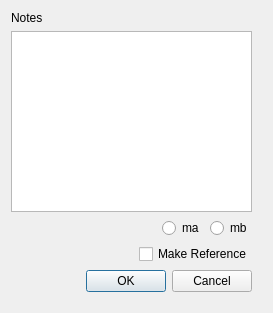
<?xml version="1.0" encoding="UTF-8"?>
<ui version="4.0">
 <class>saveVersion_Dialog</class>
 <widget class="QDialog" name="saveVersion_Dialog">
  <property name="geometry">
   <rect>
    <x>0</x>
    <y>0</y>
    <width>273</width>
    <height>313</height>
   </rect>
  </property>
  <property name="windowTitle">
   <string notr="true">Save Version</string>
  </property>
  <property name="toolTip">
   <string notr="true"/>
  </property>
  <property name="statusTip">
   <string notr="true"/>
  </property>
  <property name="whatsThis">
   <string notr="true"/>
  </property>
  <property name="accessibleName">
   <string notr="true"/>
  </property>
  <property name="accessibleDescription">
   <string notr="true"/>
  </property>
  <property name="windowFilePath">
   <string notr="true"/>
  </property>
  <layout class="QHBoxLayout" name="horizontalLayout">
   <item>
    <layout class="QVBoxLayout" name="right_verticalLayout">
     <property name="spacing">
      <number>6</number>
     </property>
     <property name="rightMargin">
      <number>10</number>
     </property>
     <property name="bottomMargin">
      <number>10</number>
     </property>
     <item>
      <widget class="QLabel" name="notes_label">
       <property name="toolTip">
        <string notr="true"/>
       </property>
       <property name="statusTip">
        <string notr="true"/>
       </property>
       <property name="whatsThis">
        <string notr="true"/>
       </property>
       <property name="accessibleName">
        <string notr="true"/>
       </property>
       <property name="accessibleDescription">
        <string notr="true"/>
       </property>
       <property name="text">
        <string notr="true">Notes</string>
       </property>
      </widget>
     </item>
     <item>
      <widget class="QPlainTextEdit" name="notes_plainTextEdit">
       <property name="toolTip">
        <string notr="true"/>
       </property>
       <property name="statusTip">
        <string notr="true"/>
       </property>
       <property name="whatsThis">
        <string notr="true"/>
       </property>
       <property name="accessibleName">
        <string notr="true"/>
       </property>
       <property name="accessibleDescription">
        <string notr="true"/>
       </property>
       <property name="frameShape">
        <enum>QFrame::StyledPanel</enum>
       </property>
      </widget>
     </item>
     <item>
      <layout class="QHBoxLayout" name="formats_horizontalLayout">
       <item>
        <spacer name="formats_horizontalSpacer">
         <property name="orientation">
          <enum>Qt::Horizontal</enum>
         </property>
         <property name="sizeHint" stdset="0">
          <size>
           <width>80</width>
           <height>20</height>
          </size>
         </property>
        </spacer>
       </item>
       <item>
        <widget class="QRadioButton" name="format1_radioButton">
         <property name="toolTip">
          <string notr="true"/>
         </property>
         <property name="statusTip">
          <string notr="true"/>
         </property>
         <property name="whatsThis">
          <string notr="true"/>
         </property>
         <property name="accessibleName">
          <string notr="true"/>
         </property>
         <property name="accessibleDescription">
          <string notr="true"/>
         </property>
         <property name="text">
          <string notr="true">ma</string>
         </property>
         <property name="shortcut">
          <string notr="true"/>
         </property>
        </widget>
       </item>
       <item>
        <widget class="QRadioButton" name="format2_radioButton">
         <property name="toolTip">
          <string notr="true"/>
         </property>
         <property name="statusTip">
          <string notr="true"/>
         </property>
         <property name="whatsThis">
          <string notr="true"/>
         </property>
         <property name="accessibleName">
          <string notr="true"/>
         </property>
         <property name="accessibleDescription">
          <string notr="true"/>
         </property>
         <property name="text">
          <string notr="true">mb</string>
         </property>
         <property name="shortcut">
          <string/>
         </property>
        </widget>
       </item>
      </layout>
     </item>
     <item>
      <layout class="QHBoxLayout" name="formats_horizontalLayout_2">
       <item>
        <spacer name="formats_horizontalSpacer_3">
         <property name="orientation">
          <enum>Qt::Horizontal</enum>
         </property>
         <property name="sizeHint" stdset="0">
          <size>
           <width>80</width>
           <height>20</height>
          </size>
         </property>
        </spacer>
       </item>
       <item>
        <widget class="QCheckBox" name="makeReference_checkBox">
         <property name="toolTip">
          <string notr="true"/>
         </property>
         <property name="statusTip">
          <string notr="true"/>
         </property>
         <property name="whatsThis">
          <string notr="true"/>
         </property>
         <property name="accessibleName">
          <string notr="true"/>
         </property>
         <property name="accessibleDescription">
          <string notr="true"/>
         </property>
         <property name="layoutDirection">
          <enum>Qt::LeftToRight</enum>
         </property>
         <property name="inputMethodHints">
          <set>Qt::ImhPreferUppercase</set>
         </property>
         <property name="text">
          <string>Make Reference</string>
         </property>
         <property name="shortcut">
          <string notr="true"/>
         </property>
         <property name="checkable">
          <bool>true</bool>
         </property>
        </widget>
       </item>
      </layout>
     </item>
     <item>
      <widget class="QDialogButtonBox" name="buttonBox">
       <property name="toolTip">
        <string notr="true"/>
       </property>
       <property name="statusTip">
        <string notr="true"/>
       </property>
       <property name="whatsThis">
        <string notr="true"/>
       </property>
       <property name="accessibleName">
        <string notr="true"/>
       </property>
       <property name="accessibleDescription">
        <string notr="true"/>
       </property>
       <property name="orientation">
        <enum>Qt::Horizontal</enum>
       </property>
       <property name="standardButtons">
        <set>QDialogButtonBox::Cancel|QDialogButtonBox::Ok</set>
       </property>
      </widget>
     </item>
    </layout>
   </item>
  </layout>
 </widget>
 <resources/>
 <connections>
  <connection>
   <sender>buttonBox</sender>
   <signal>accepted()</signal>
   <receiver>saveVersion_Dialog</receiver>
   <slot>accept()</slot>
   <hints>
    <hint type="sourcelabel">
     <x>248</x>
     <y>254</y>
    </hint>
    <hint type="destinationlabel">
     <x>157</x>
     <y>274</y>
    </hint>
   </hints>
  </connection>
  <connection>
   <sender>buttonBox</sender>
   <signal>rejected()</signal>
   <receiver>saveVersion_Dialog</receiver>
   <slot>reject()</slot>
   <hints>
    <hint type="sourcelabel">
     <x>316</x>
     <y>260</y>
    </hint>
    <hint type="destinationlabel">
     <x>286</x>
     <y>274</y>
    </hint>
   </hints>
  </connection>
 </connections>
</ui>
